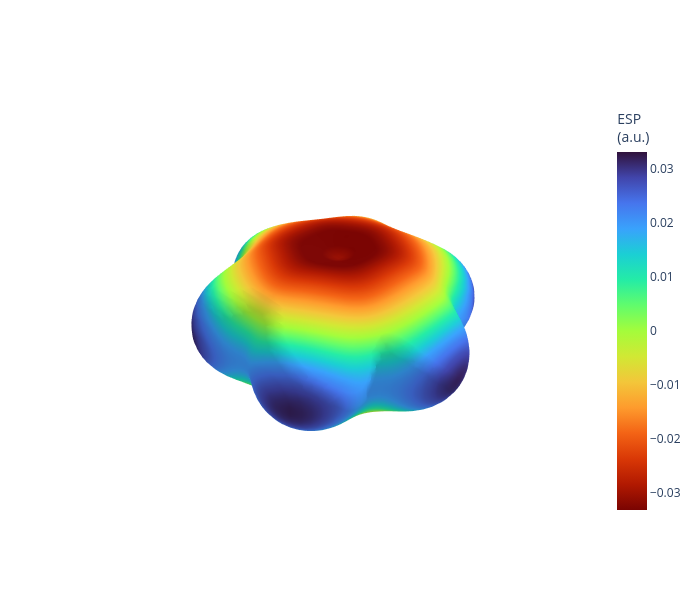

The notebook cell saved with this chart:
### Markdown cell above
### Quantum Mechanics 
Quantum mechanics governs how particles evolve over time at the molecular and subatomic levels. In other words, classical physics breaks down at these lengths scales.

$i\hbar\frac{\partial \Psi}{\partial t} = \hat{H}\Psi$ : Time dependent Schrodinger equation<br>
$\hat{H}\Psi = E\Psi$ : Time independent Schrodinger equation <br>

$\hat{H} = \hat{K} + \hat{V}$ <br>
The Hamiltonian operator represents the total energy of a system, which is the sum of the kinetic energy operator plus the potential energy operator<br>

Even with our best and most accurate quantum chemical approximations, simulating 10s-100s atoms is impractical for most research labs. <br>

### Code cell
import numpy as np
import plotly.graph_objects as go
from scipy.constants import physical_constants
from scipy.ndimage import map_coordinates
from skimage import measure

BOHR = physical_constants["Bohr radius"][0] * 1e10


def read_cube(path):
    """-> (data, origin, voxel_vectors, atom_xyz), atomic units."""
    with open(path) as f:
        head = [f.readline() for _ in range(6)]
        nat = abs(int(head[2].split()[0]))
        grid = np.array([ln.split() for ln in head[3:6]], float)
        atoms = np.array([f.readline().split() for _ in range(nat)], float)
        data = np.array(f.read().split(), float).reshape(grid[:, 0].astype(int))
    return data, np.array(head[2].split()[1:4], float), grid[:, 1:], atoms[:, 2:5]


def esp_surface(density_cube, esp_cube, isoval=0.002, opacity=1.0):
    dens, origin, vecs, atoms = read_cube(density_cube)
    verts, tris, *_ = measure.marching_cubes(dens, level=isoval)     # shape from density
    esp = map_coordinates(read_cube(esp_cube)[0], verts.T, order=1)  # colour from ESP
    xyz = (origin + verts @ vecs) * BOHR
    lim = np.percentile(np.abs(esp), 98)

    fig = go.Figure(go.Mesh3d(
        x=xyz[:, 0], y=xyz[:, 1], z=xyz[:, 2],
        i=tris[:, 0], j=tris[:, 1], k=tris[:, 2],
        intensity=esp, colorscale='Turbo_r', cmin=-lim, cmax=lim, opacity=opacity,
        colorbar_title="ESP<br>(a.u.)"))
    fig.update_layout(width=700, height=600, scene=dict(
        aspectmode="data", xaxis_visible=False,
        yaxis_visible=False, zaxis_visible=False))
    return fig


esp_surface("benzene_density.cube", "benzene_esp.cube").show()

### Figure 1 — Plotly figure (JSON) as saved in the notebook; plotly's stock layout.template omitted (floating-point values rounded to 4 significant figures; data arrays with more than 128 entries replaced by an {"elided": "..."} marker saying what was removed)
{"data": [{"cmax": 0.03314, "cmin": -0.03314, "colorbar": {"title": {"text": "ESP<br>(a.u.)"}}, "colorscale": [[0, "#7a0402"], [0.07143, "#b11901"], [0.1429, "#d93806"], [0.2143, "#f36315"], [0.2857, "#fe9b2d"], [0.3571, "#f3c63a"], [0.4286, "#d1e834"], [0.5, "#a4fc3b"], [0.5714, "#61fc6c"], [0.6429, "#24eca6"], [0.7143, "#1bcfd4"], [0.7857, "#39a2fc"], [0.8571, "#4675ed"], [0.9286, "#4145ab"], [1, "#30123b"]], "i": {"elided": "23900 int values"}, "intensity": {"elided": "11952 float values"}, "j": {"elided": "23900 int values"}, "k": {"elided": "23900 int values"}, "opacity": 1, "type": "mesh3d", "x": {"elided": "11952 float values"}, "y": {"elided": "11952 float values"}, "z": {"elided": "11952 float values"}}], "layout": {"height": 600, "scene": {"aspectmode": "data", "xaxis": {"visible": false}, "yaxis": {"visible": false}, "zaxis": {"visible": false}}, "width": 700}}
